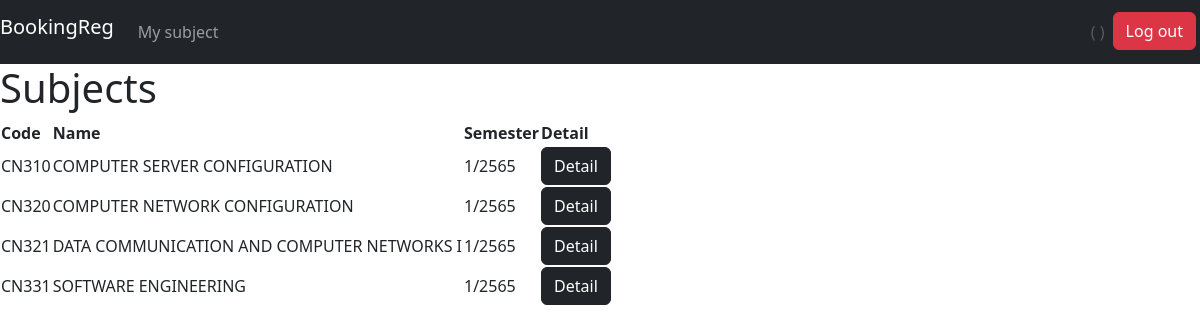
The app's page /regist/ with its own data.
### regist/models.py (models this page shows, shortened)
class Subject(models.Model):
    code = models.CharField(max_length=5)
    name = models.CharField(max_length=50)
    semester = models.IntegerField()
    year = models.IntegerField()
    max_cap = models.IntegerField()
    status = models.BooleanField()

### regist/views.py (the view)
# urls.py: path('', views.index, name='index'),
def index(request):
    student = Student.objects.filter(username=request.user.username).first()
    regists = Register.objects.filter(student=student).all()
    id = []
    for regist in regists:
        id.append(regist.subject.id)
    subjects = Subject.objects.exclude(pk__in=id)
    return render(request, 'regist/index.html', {
        'subjects': subjects,
    })

### regist/templates/regist/index.html (shortened to what this page needs)
{% extends 'regist/layout.html' %}
{% block body %}
<h1>Subjects</h1>
<table>
    <tr>
      <th>Code</th>
      <th>Name</th>
      <th>Semester</th>
      <th>Detail</th>
    </tr>
    {% for subject in subjects %}
    {% if subject.status %}
    <tr>
        <td>{{ subject.code }}</td>
        <td>{{ subject.name }}</td>
        <td>{{ subject.semester }}/{{ subject.year }}</td>
        <td><a class="btn btn-dark text-white" href="{% url 'regist:subject' subject.id %}">Detail</a></td>
    </tr>
    {% endif %}
    {% endfor %}
</table>
{% endblock %}

### regist/templates/regist/layout.html (shortened to what this page needs)
{% load static %}
<!DOCTYPE html>
<html lang="en">
<head>
    <link href="{% static 'regist/css/style.css' %}" rel="stylesheet">
    <link href="https://cdn.jsdelivr.net/npm/bootstrap@5.2.0/dist/css/bootstrap.min.css" rel="stylesheet">
    <link rel="stylesheet" href="https://cdn.jsdelivr.net/npm/bootstrap-icons@1.5.0/font/bootstrap-icons.css">
</head>
<body>
  <nav class="navbar navbar-expand navbar-dark bg-dark justify-content-between">
    <div class="collapse navbar-collapse" id="navbarNavDropdown">
      <ul class="navbar-nav">
        <li class="nav-item active">
          <a class="navbar-brand" href="{% url 'regist:index' %}">BookingReg</a>
        </li>
        <li class="nav-item">
          <a class="nav-link" href="{% url 'regist:mysubject' %}">My subject</a>
        </li>
      </ul>
    </div>
    <div class="mr-1 p-1">
      <ul class="navbar-nav">
        <li class="nav-item active">
          <a class="nav-link disabled" href="">{{ request.user.username }} ({{ request.user.first_name }} {{ request.user.last_name }})</a>
        </li>
        <li class="nav-item">
          <a class="btn btn-danger" href="{% url 'users:logout' %}">Log out</a>
        </li>
      </ul>
    </div>
  </nav>
    {% block body %}
    {% endblock %}
</body>
</html>

### records on screen
Subject: code "CN310", name "COMPUTER SERVER CONFIGURATION", semester "1", year "2565"
Subject: code "CN320", name "COMPUTER NETWORK CONFIGURATION", semester "1", year "2565"
Subject: code "CN321", name "DATA COMMUNICATION AND COMPUTER NETWORKS I", semester "1", year "2565"
Subject: code "CN331", name "SOFTWARE ENGINEERING", semester "1", year "2565"
